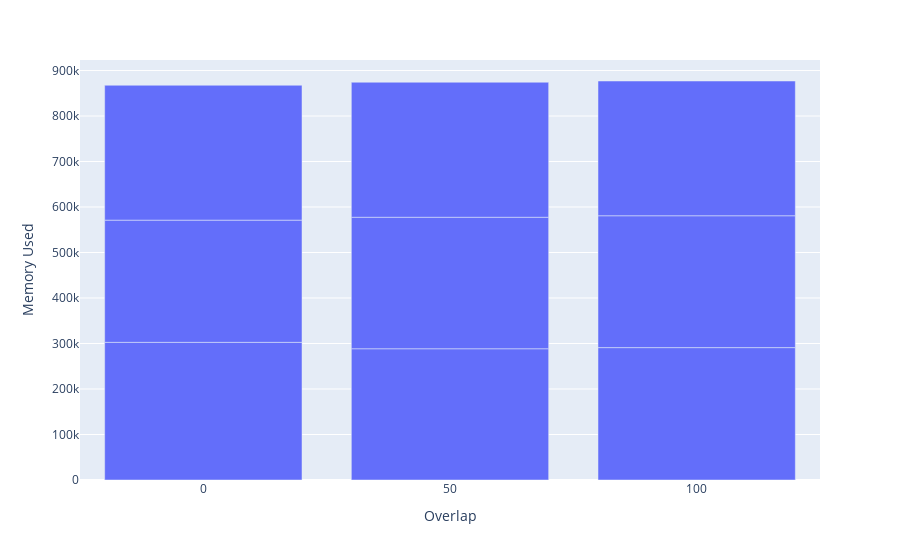

Source (notebook cell):
### Code cell
px.bar(chunk_embd_avg, x='Overlap', y='Memory Used')

### Figure 1 — Plotly figure (JSON) as saved in the notebook; plotly's stock layout.template omitted (floating-point values rounded to 4 significant figures)
{"data": [{"alignmentgroup": "True", "hovertemplate": "Overlap=%{x}<br>Memory Used=%{y}<extra></extra>", "legendgroup": "", "marker": {"color": "#636efa", "pattern": {"shape": ""}}, "name": "", "offsetgroup": "", "orientation": "v", "showlegend": false, "textposition": "auto", "type": "bar", "x": ["0", "50", "100", "0", "50", "100", "0", "50", "100"], "xaxis": "x", "y": [302573, 288500.0, 291000.0, 268597, 288965, 289800.0, 296427, 296800.0, 296144], "yaxis": "y"}], "layout": {"barmode": "relative", "legend": {"tracegroupgap": 0}, "margin": {"t": 60}, "xaxis": {"anchor": "y", "domain": [0, 1], "title": {"text": "Overlap"}}, "yaxis": {"anchor": "x", "domain": [0, 1], "title": {"text": "Memory Used"}}}}
